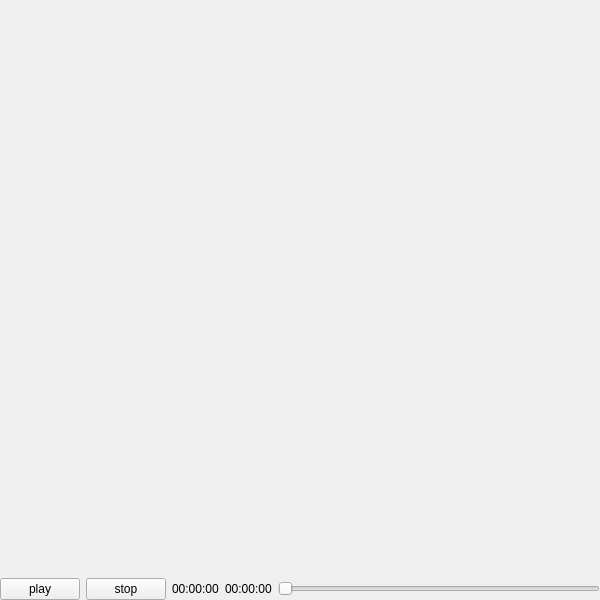
<?xml version="1.0" encoding="UTF-8"?>
<ui version="4.0">
 <class>MCVideoPlayTest</class>
 <widget class="QMainWindow" name="MCVideoPlayTest">
  <property name="geometry">
   <rect>
    <x>0</x>
    <y>0</y>
    <width>600</width>
    <height>600</height>
   </rect>
  </property>
  <property name="windowTitle">
   <string>MCVideoPlayer</string>
  </property>
  <widget class="QWidget" name="centralWidget">
   <layout class="QVBoxLayout" name="verticalLayout" stretch="1,0">
    <property name="spacing">
     <number>0</number>
    </property>
    <property name="leftMargin">
     <number>0</number>
    </property>
    <property name="topMargin">
     <number>0</number>
    </property>
    <property name="rightMargin">
     <number>0</number>
    </property>
    <property name="bottomMargin">
     <number>0</number>
    </property>
    <item>
     <widget class="QWidget" name="wgtVideo" native="true">
      <layout class="QHBoxLayout" name="hLayoutVideo">
       <property name="spacing">
        <number>0</number>
       </property>
       <property name="leftMargin">
        <number>0</number>
       </property>
       <property name="rightMargin">
        <number>0</number>
       </property>
       <property name="bottomMargin">
        <number>0</number>
       </property>
      </layout>
     </widget>
    </item>
    <item>
     <layout class="QHBoxLayout" name="horizontalLayout" stretch="0,0,0,0,0">
      <item>
       <widget class="QPushButton" name="btnPlay">
        <property name="text">
         <string>play</string>
        </property>
       </widget>
      </item>
      <item>
       <widget class="QPushButton" name="btnStop">
        <property name="text">
         <string>stop</string>
        </property>
        <property name="checkable">
         <bool>true</bool>
        </property>
       </widget>
      </item>
      <item>
       <widget class="QLabel" name="labelCurrentTime">
        <property name="text">
         <string>00:00:00</string>
        </property>
       </widget>
      </item>
      <item>
       <widget class="QLabel" name="labelTotalTime">
        <property name="text">
         <string>00:00:00</string>
        </property>
       </widget>
      </item>
      <item>
       <widget class="MCWidget::MCSlider" name="sliderTime">
        <property name="maximum">
         <number>28800000</number>
        </property>
        <property name="orientation">
         <enum>Qt::Horizontal</enum>
        </property>
       </widget>
      </item>
     </layout>
    </item>
   </layout>
  </widget>
 </widget>
 <layoutdefault spacing="6" margin="11"/>
 <customwidgets>
  <customwidget>
   <class>MCWidget::MCSlider</class>
   <extends>QSlider</extends>
   <header>MCWidget/MCSlider.h</header>
  </customwidget>
 </customwidgets>
 <resources/>
 <connections/>
</ui>
